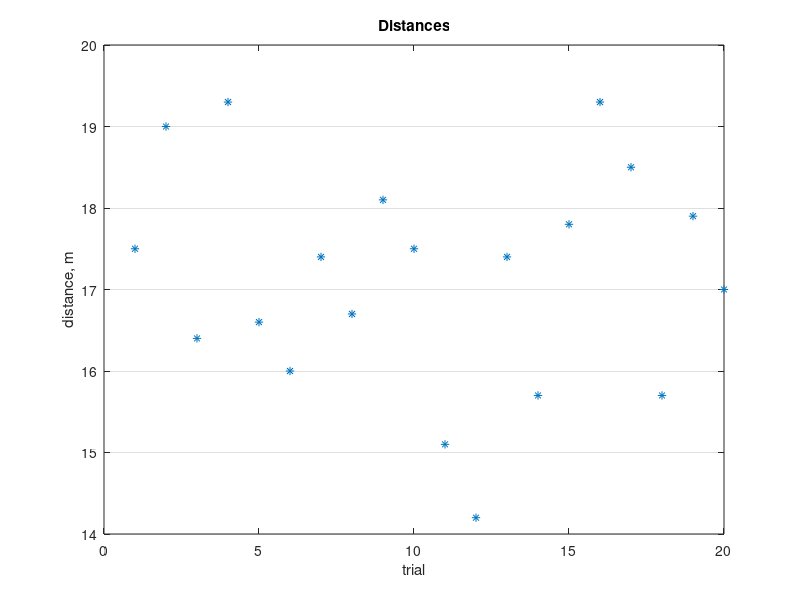
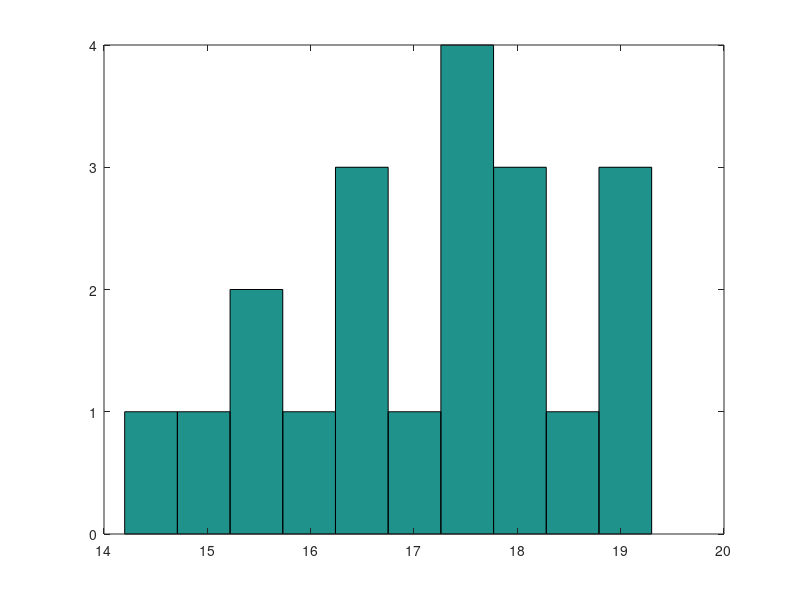
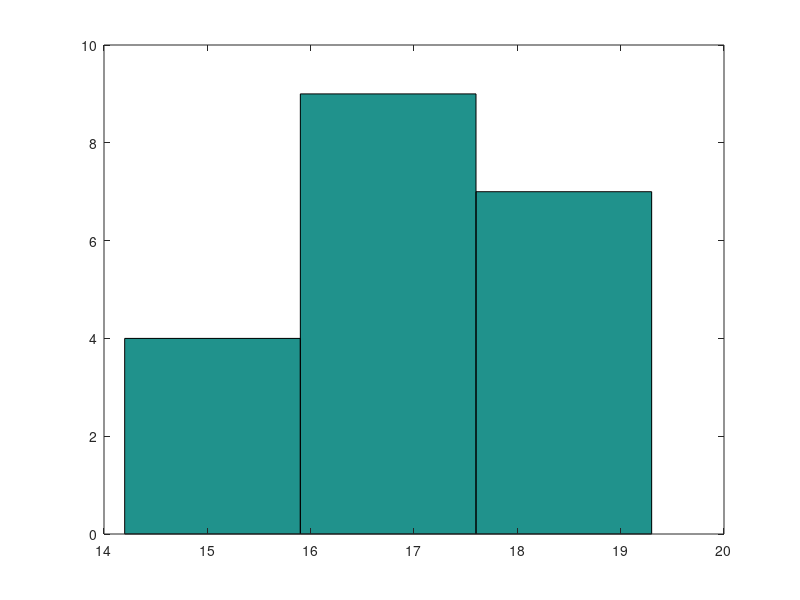
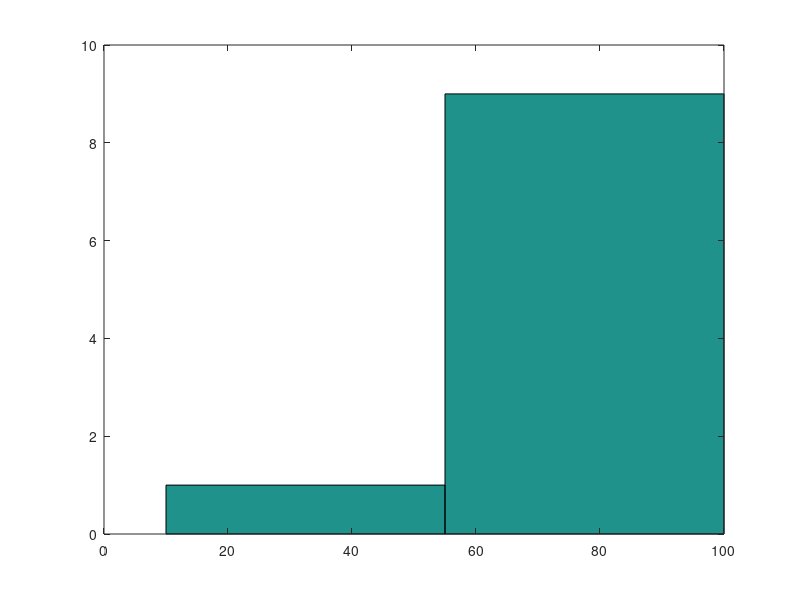

MATLAB code to generate these figures, in order: (Note: this script raises an error after producing the figures.)
% 2021-10-8
% MATLAB Statistics and Nonlinear Solving

% Problem 1 - p.488

clear, clc, format compact

distance = [17.5 19.0 16.4 19.3 16.6 16.0 17.4 16.7 18.1 17.5 ...
            15.1 14.2 17.4 15.7 17.8 19.3 18.5 15.7 17.9 17.0]; % Distances Entered
plot(distance,'*');                                             % Create A Scatterplot
title('Distances');                                             % Scatterplot Title
xlabel('trial');                                                % Scatterplot X-Axis Label
ylabel('distance, m');                                          % Scatterplot Y-Axis Label
set(gca, 'YGrid', 'on');                                        % gca (command) = get current axis % YGrid = Lines for Y-Axis

disp('The Minimum Distance is ');
disp(min(distance));
disp('The Maximum Distance is '); 
disp(max(distance));
disp('The Mean Distance is '); 
disp(mean(distance));
disp('The Standard Deviation for Distance is '); 
disp(std(distance));

figure;
hist(distance, 10);                                             % divide histogram into 10 bins
bin_edges = 14:20;                                              % Set the Min and Max X-Axis Values for Histogram

figure;
hist(distance, 3);                                              % divide histogram into 3 bins
bin_edges = 14:20;                                              % Set the Min and Max X-Axis Values for Histogram

% End of Script
% ---

% Problem 2 - p. 457

Launcher_A = [97 96 100 98 98 98 10 99 97 95];      % Launch Distances - A
Launcher_B = [96 107 95 100 108 85 116 102 90 111]; % Launch Distances - B

disp('The Minimum Distance for Launcher A is ');
disp(min(Launcher_A));
disp('The Maximum Distance for Launcher A is '); 
disp(max(Launcher_A));
disp('The Mean Distance for Launcher A is '); 
disp(mean(Launcher_A));

figure;
hist(Launcher_A, 2);                                % divide histogram into 10 bins
bin_edges = 0:110;                                  % Set the Min and Max X-Axis Values for Histogram

disp('The Minimum Distance for Launcher B is ');
disp(min(Launcher_B));
disp('The Maximum Distance for Launcher B is '); 
disp(max(Launcher_B));
disp('The Mean Distance for Launcher B is '); 
disp(mean(Launcher_B));

figure;
hist(Launcher_B, 2);                                % divide histogram into 10 bins
bin_edges = 90:120;                                 % Set the Min and Max X-Axis Values for Histogram

% I would pick Launcher A because when you take out the outlier of 10 m ...
% launched, the Standard Deviation for Launcher A is 1.51 while the ... 
% Standard Deviation for Launcher B is 9.72.

% End of Script
% ---

% Problem 3

syms x y

Soln=solve(y==x^2,y+x^2==8);

% This returns the first numerical solution for x
disp('Solution for x');
Soln.x % This give exact value
double(Soln.x) % This gives numerical value

% This returns the first numerical solution for y
disp('Solution for y');
Soln.y % This gives exact value
double(Soln.y) % This gives numerical value

% End of Script
% ---

% Problem 4

syms x y

Soln=solve(y==x^2,x^2 + (y-2)^2 == 4);

% This returns the first numerical solution for x
disp('Solution for x');
Soln.x % This give exact value
double(Soln.x) % This gives numerical value

% This returns the first numerical solution for y
disp('Solution for y');
Soln.y % This gives exact value
double(Soln.y) % This gives numerical value

% End of Script
% ---

% Problem 5 - Two Unit Distillation Process

mass3 = (100 + 30) - (40 + 30);                     % flow in - flow out = end flow of stream 3[kg/h]
comp_a3 = (.5*100 + .3*30 - .9*40 - .6*30) / 60;    % concentration of a3 [kg A/kg]
comp_b3 = (1 - comp_a3);                            % concentration of b3 [kg B/kg]

mass1 = (100 - 40);                                 % flow in - flow out = end flow of stream 1[kg/h]
comp_a1 = (100*.5 - 40*.9) / 60;                    % concentration of a1 [kg A/kg]
comp_b1 = (1 - comp_a1);                            % concentration of b1 [kg B/kg]

mass2 = (mass1 + 30);                               % flow in - flow out = end flow of stream 2 [kg/h]
comp_a2 = (comp_a1*mass1 + .3*30) / mass2;          % concentration of a2 [kg A/kg]
comp_b2 = (1 - comp_a2);                            % concentration of b2 [kg B/kg]

disp('Flow Rate for Stream 1 is '); 
disp(mass1); 
disp('Composition of Substance A in Stream 1 is '); 
disp(comp_a1);
disp('Composition of Substance B in Stream 1 is '); 
disp(comp_b1);
disp('Flow Rate for Stream 2 is '); 
disp(mass2);
disp('Composition of Substance A in Stream 2 is '); 
disp(comp_a2);
disp('Composition of Substance B in Stream 2 is '); 
disp(comp_b2);
disp('Flow Rate for Stream 3 is '); 
disp(mass3);
disp('Composition of Substance A in Stream 3 is '); 
disp(comp_a3);
disp('Composition of Substance B in Stream 3 is '); 
disp(comp_b3);

% End of Script
% ---